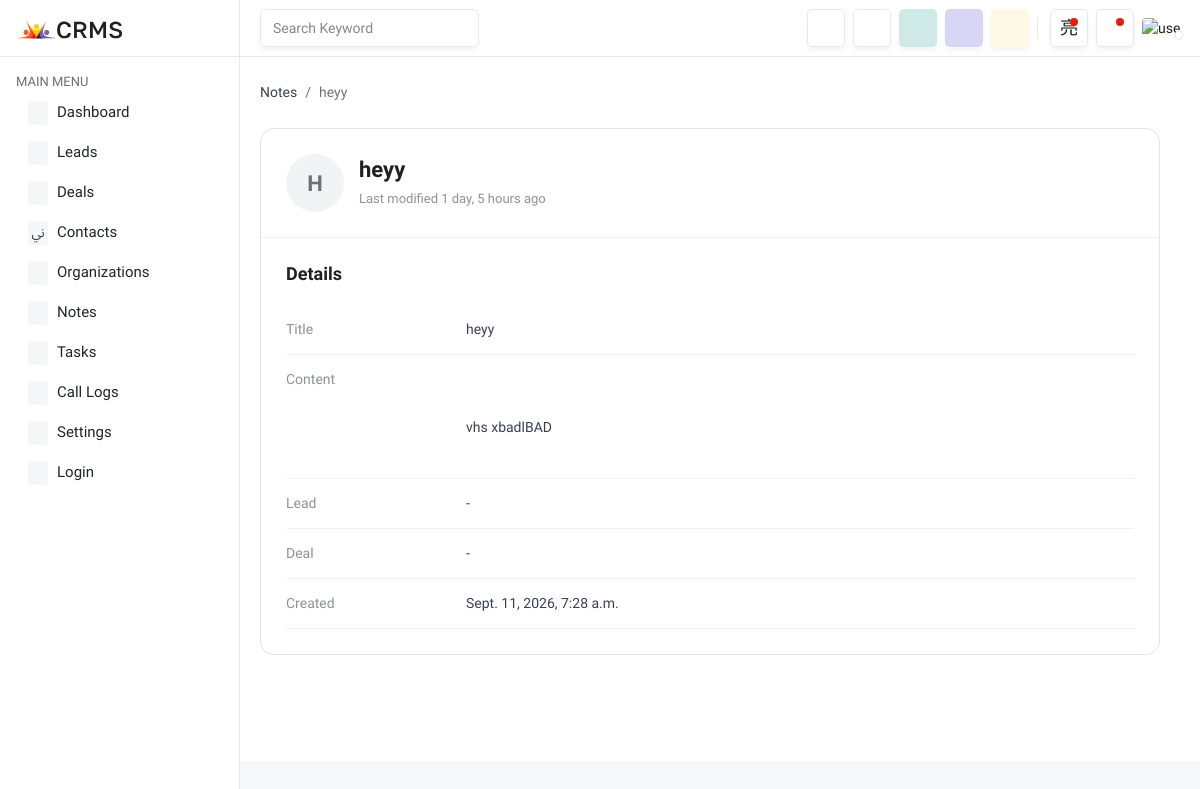
Page /notes/2/ (signed in) on the committed database.
### app/models.py (models this page shows, shortened)
class Note_db(models.Model):
    branch = models.ForeignKey(Branch_db, on_delete=models.CASCADE, related_name='notes')
    lead = models.ForeignKey(Lead_db, on_delete=models.CASCADE, null=True, blank=True, related_name='notes')
    deal = models.ForeignKey(Deal_db, on_delete=models.CASCADE, null=True, blank=True, related_name='notes')
    title = models.CharField(max_length=200)
    content = models.TextField(blank=True, null=True)
    status = models.CharField(max_length=20, choices=STATUS_CHOICES, default='active')
    created_at = models.DateTimeField(auto_now_add=True)
    updated_at = models.DateTimeField(auto_now=True)

### app/views.py (the view)
def note_detail(request, note_id):
    if 'B_id' in request.session:
        if request.session.has_key('B_id'):
            B_id = request.session['B_id']
        branch = Branch_db.objects.get(id=B_id)
        note = get_object_or_404(
            Note_db.objects.select_related(
                "lead",
                "deal"
            ),
            id=note_id,
            branch=branch,
            status="active"
        )
        return render(
            request,
            "note_detail.html",
            {
                "branch": branch,
                "note": note,
            }
        )
    else:
        return redirect("login")

### templates/note_detail.html (shortened to what this page needs)
{% extends 'base.html' %}
{% block content %}
<div class="page-wrapper">
    <div class="content note-detail-page">
        <div class="note-breadcrumb">
            <a href="{% url 'notes' %}">
                Notes
            </a>
            <span>
                /
            </span>
            <span>
                {{ note.title }}
            </span>
        </div>
        <div class="note-detail-card">
            <div class="note-detail-header">
                <div>
                    <div class="note-detail-avatar">
                        {{ note.title|slice:":1"|upper }}
                    </div>
                </div>
                <div class="note-detail-title">
                    <h3>
                        {{ note.title }}
                    </h3>
                    <span>
                        Last modified
                        {{ note.updated_at|timesince }} ago
                    </span>
                </div>
            </div>
            <div class="note-details-section">
                <h5>
                    Details
                </h5>
                <div class="detail-row">
                    <div class="detail-label">
                        Title
                    </div>
                    <div class="detail-value">
                        {{ note.title }}
                    </div>
                </div>
                <div class="detail-row">
                    <div class="detail-label">
                        Content
                    </div>
                    <div class="detail-value note-full-content">
                        {{ note.content|default:"-" }}
                    </div>
                </div>
                <div class="detail-row">
                    <div class="detail-label">
                        Lead
                    </div>
                    <div class="detail-value">
                        {% if note.lead %}
                            {{ note.lead }}
                        {% else %}
                            -
                        {% endif %}
                    </div>
                </div>
                <div class="detail-row">
                    <div class="detail-label">
                        Deal
                    </div>
                    <div class="detail-value">
                        {% if note.deal %}
                            {{ note.deal }}
                        {% else %}
                            -
                        {% endif %}
                    </div>
                </div>
                <div class="detail-row">
                    <div class="detail-label">
                        Created
                    </div>
                    <div class="detail-value">
                        {{ note.created_at }}
                    </div>
                </div>
            </div>
        </div>
    </div>
</div>
{% endblock %}

### templates/note_detail.html (style rules this page uses)
.note-detail-page { padding: 25px; background: #ffffff; min-height: calc(100vh - 70px); }
.note-breadcrumb { display: flex; gap: 8px; margin-bottom: 25px; font-size: 14px; color: #6b7280; }
.note-breadcrumb a { color: #374151; text-decoration: none; }
.note-detail-card { max-width: 900px; border: 1px solid #e1e5e9; border-radius: 14px; background: #ffffff; }
.note-detail-header { display: flex; align-items: center; gap: 15px; padding: 25px; border-bottom: 1px solid #eef0f2; }
.note-detail-avatar { width: 58px; height: 58px; border-radius: 50%; background: #f1f3f5; display: flex; align-items: center; justify-content: center; font-size: 22px; font-weight: 600; }
.note-detail-title h3 { margin: 0 0 5px; font-size: 22px; }
.note-detail-title span { font-size: 13px; color: #8a929c; }
.note-details-section { padding: 25px; }
.note-details-section h5 { margin-bottom: 20px; }
.detail-row { display: grid; grid-template-columns: 180px 1fr; padding: 14px 0; border-bottom: 1px solid #f0f1f2; }
.detail-label { color: #8a929c; font-size: 14px; }
.detail-value { color: #374151; font-size: 14px; }
.note-full-content { white-space: pre-line; line-height: 1.7; }

### rows in the picture
Note_db: title "heyy", title "H", updated_at "1 day, 5 hours", content "vhs xbadlBAD", created_at "Sept. 11, 2026, 7:28 a.m."
